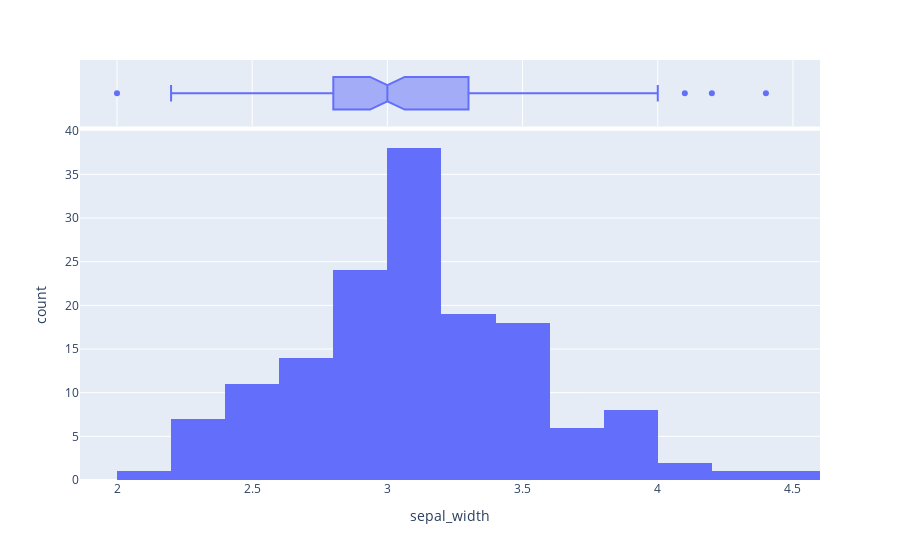

This figure's notebook cell:
### Code cell
fig = px.histogram(data[['sepal_width']], x="sepal_width",
                   marginal="box") 
fig.show()

### Figure 1 — Plotly figure (JSON) as saved in the notebook; plotly's stock layout.template omitted (floating-point values rounded to 4 significant figures; data arrays with more than 128 entries replaced by an {"elided": "..."} marker saying what was removed)
{"data": [{"alignmentgroup": "True", "bingroup": "x", "hovertemplate": "sepal_width=%{x}<br>count=%{y}<extra></extra>", "legendgroup": "", "marker": {"color": "#636efa", "pattern": {"shape": ""}}, "name": "", "offsetgroup": "", "orientation": "v", "showlegend": false, "type": "histogram", "x": {"elided": "150 float values"}, "xaxis": "x", "yaxis": "y"}, {"alignmentgroup": "True", "hovertemplate": "sepal_width=%{x}<extra></extra>", "legendgroup": "", "marker": {"color": "#636efa"}, "name": "", "notched": true, "offsetgroup": "", "showlegend": false, "type": "box", "x": {"elided": "150 float values"}, "xaxis": "x2", "yaxis": "y2"}], "layout": {"barmode": "relative", "legend": {"tracegroupgap": 0}, "margin": {"t": 60}, "xaxis": {"anchor": "y", "domain": [0, 1], "title": {"text": "sepal_width"}}, "xaxis2": {"anchor": "y2", "domain": [0, 1], "matches": "x", "showgrid": true, "showticklabels": false}, "yaxis": {"anchor": "x", "domain": [0, 0.8316], "title": {"text": "count"}}, "yaxis2": {"anchor": "x2", "domain": [0.8416, 1], "matches": "y2", "showgrid": false, "showline": false, "showticklabels": false, "ticks": ""}}}
